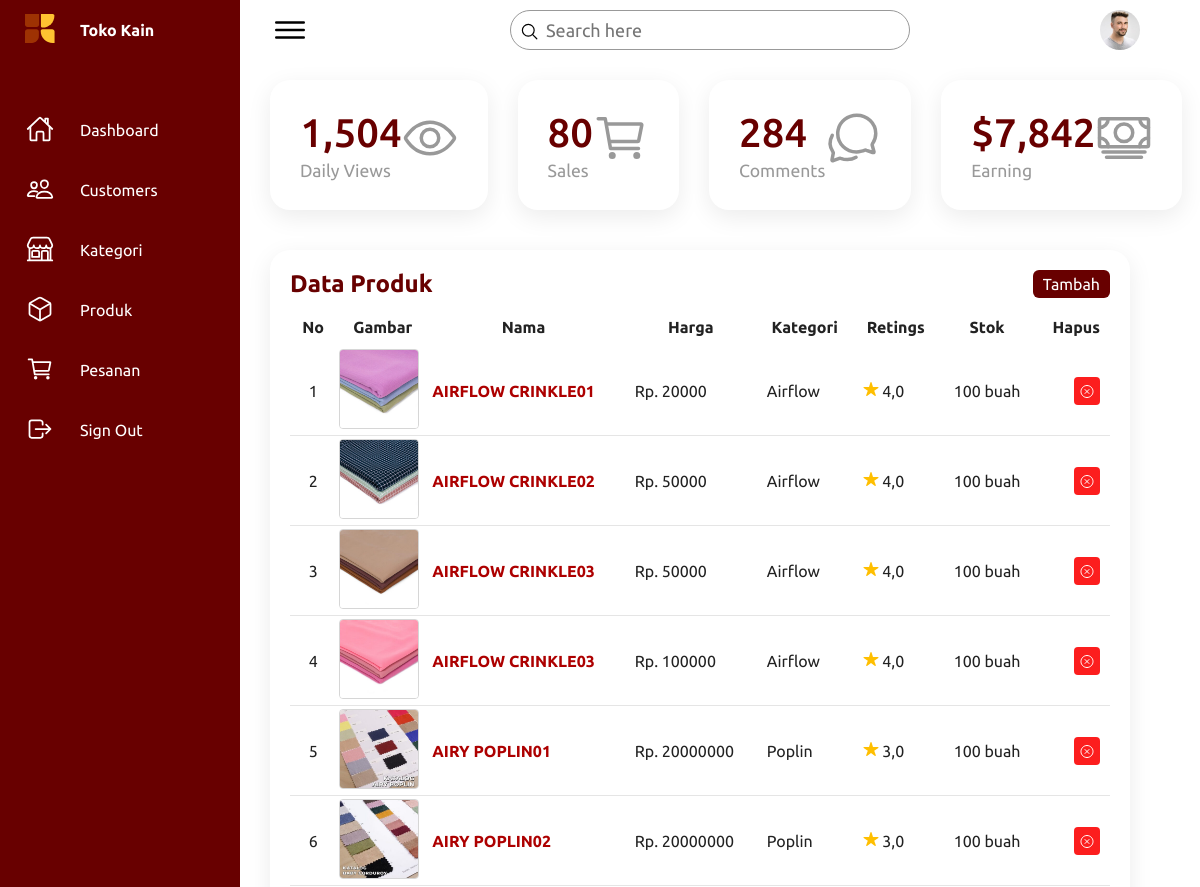
The app's page /produk-list/ (upper part), older data.
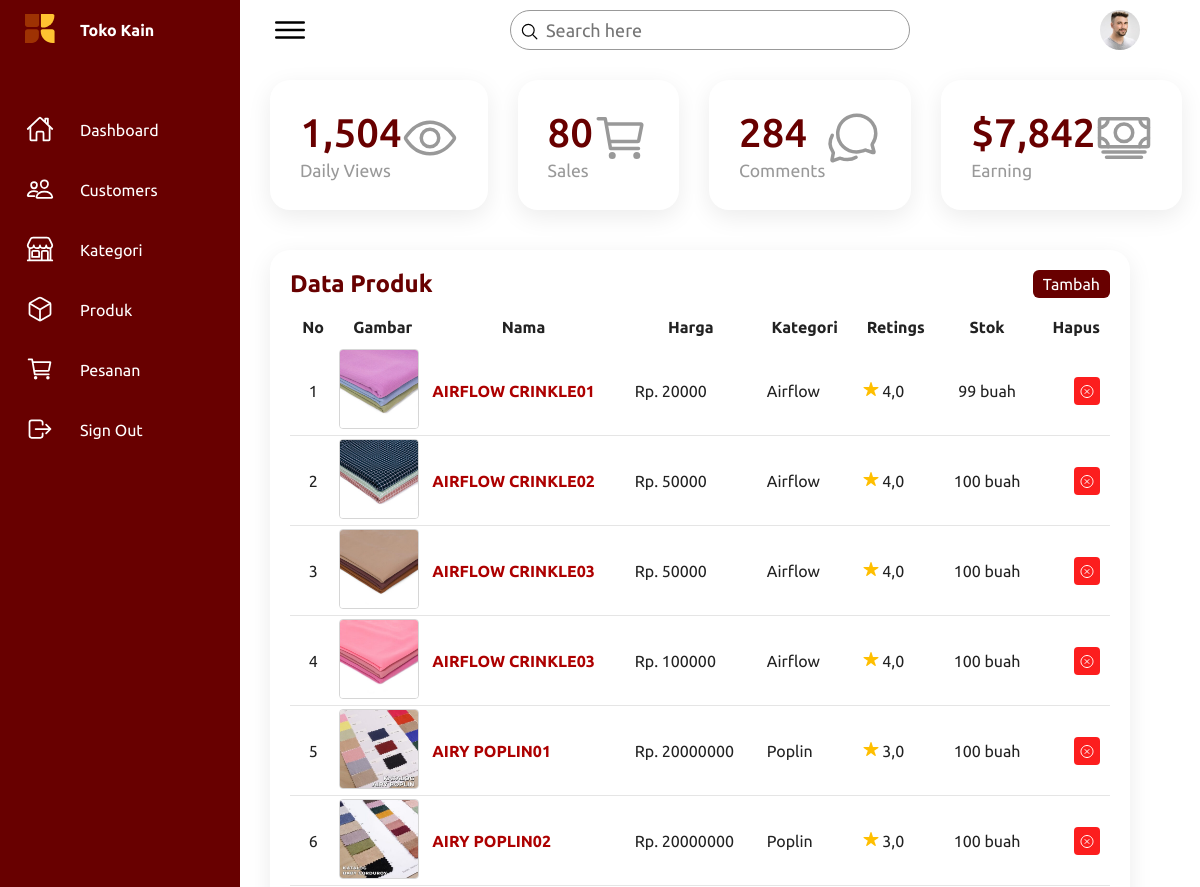
The same page, newer data.
### greenstore_app/models.py (models this page shows, shortened)
class Produk(models.Model):
    img_produk = models.ImageField(upload_to='produk')
    nama_produk = models.CharField(max_length=100)
    rettings = models.FloatField()
    harga = models.IntegerField()
    kategori = models.CharField(default='Elektronik',max_length=50)
    stok = models.IntegerField(default=0)

### greenstore_app/views.py (the view)
# urls.py: path('produk-list/', BarangListView.as_view(), name='barang'),
class BarangListView(ListView):
    model = Produk
    template_name = 'dsh_barang.html'  # Ganti 'nama_template_anda.html' dengan nama template yang sesuai
    context_object_name = 'produk_list'
    ordering = ['nama_produk']  # Sesuaikan dengan field yang ingin Anda gunakan sebagai urutan
    def get_context_data(self, **kwargs):
        context = super().get_context_data(**kwargs)
        return context

### templates/dsh_barang.html (shortened to what the changed rows need)
{% load static %}
<!DOCTYPE html>
<html lang="en">
<head>
    <link rel="stylesheet" href="{% static 'css/dashboard.css' %}">
</head>
<body>
    <div class="container">
        <div class="main">
            <div class="details">
                <div class="recentOrders">
                    <div class="cardHeader">
                        <h2>Data Produk</h2>
                    </div>
                    <table>
                        <thead>
                            <tr style="text-align: center;">
                                <td>No</td>
                                <td>Gambar</td>
                                <td>Nama</td>
                                <td>Harga</td>
                                <td>Kategori</td>
                                <td>Retings</td>
                                <td>Stok</td>
                                <td>Hapus</td>
                            </tr>
                        </thead>
                        <tbody>
                            {% for produk in produk_list %}
                <tr>
                    <td style="text-align: center;">{{ forloop.counter }}</td>
                    <td style="width: 80px; height: 80px; padding: 3px;">
                        <img src="{{ produk.img_produk.url }}" alt="{{ produk.nama_produk }}" style="width: 80px; height: 80px; border: 1px solid rgb(214, 214, 214); border-radius: 4px;">
                    </td>
                    <td style="text-align: left;">
                        <a href="#" class="edit-user-btn" data-user-id="">{{ produk.nama_produk }}</a>
                    </td>
                    <td>Rp. {{ produk.harga }}</td>
                    <td>{{ produk.kategori }}</td>
                    <td>
                        <ion-icon name="star" style="color:rgb(255, 191, 0);"></ion-icon> {{ produk.rettings }}
                    </td>
                    <td style="text-align: center;">{{ produk.stok }} buah</td>
                    <td>
                        <a href="#" class="delete-user-btn" data-user-id="{{ produk.id }}" style="background-color: rgb(252, 30, 30); padding:5px; border-radius: 4px; color: white;">
                            <ion-icon name="close-circle-outline" style="transform: translateY(2.5px);"></ion-icon>
                        </a>
                    </td>
                </tr>
            {% endfor %}
                        </tbody>
                    </table>
                </div>
            </div>
        </div>
    </div>
</body>
</html>

Row changes from the older to the newer data that the page shows:
changed Produk "AIRFLOW CRINKLE01": stok "100" → "99"
